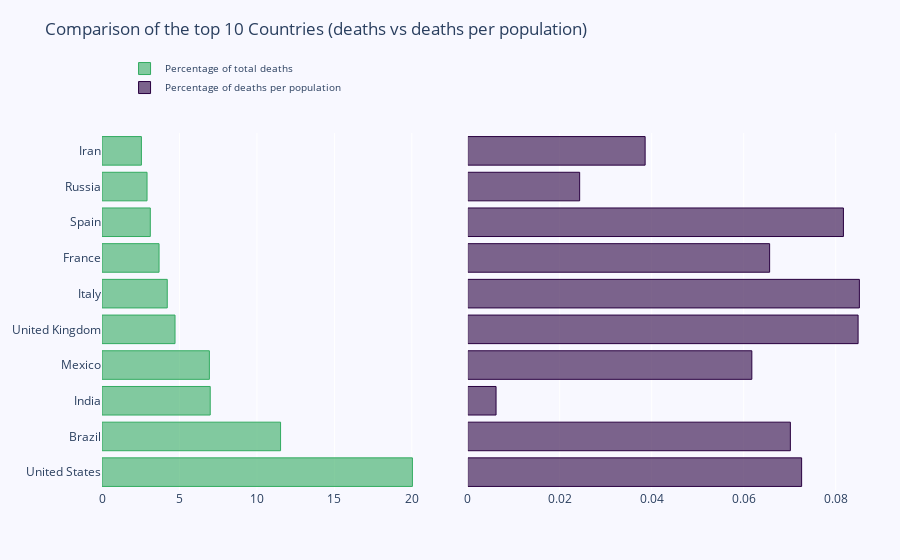

The notebook cell saved with this chart:
### Code cell
import plotly.graph_objects as go
from plotly.subplots import make_subplots

import numpy as np

# Creating two subplots
fig = make_subplots(rows=1, cols=2, specs=[[{}, {}]], shared_xaxes=True,
                    shared_yaxes=False, vertical_spacing=0.001)

fig.append_trace(go.Bar(
    x=moreDeaths["percentage_deaths"][0:10],
    y=moreDeaths["location"][0:10],
    marker=dict(
        color='rgba(50, 171, 96, 0.6)',
        line=dict(
            color='rgba(50, 171, 96, 1.0)',
            width=1),
    ),
    name='Percentage of total deaths',
    orientation='h',
), 1, 1)

fig.append_trace(go.Bar(
    x=moreDeaths["deaths_population"][0:10],
    y=moreDeaths["location"][0:10],
    marker=dict(
        color='rgba(41, 0, 64, 0.6)',
        line=dict(
            color='rgba(41, 0, 64, 1.0)',
            width=1),
    ),
    name='Percentage of deaths per population',
    orientation='h',
), 1, 2)

fig.update_layout(
    title='Comparison of the top 10 Countries (deaths vs deaths per population)',
    yaxis=dict(
        showgrid=False,
        showline=False,
        showticklabels=True,
        domain=[0, 0.85],
    ),
    yaxis2=dict(
        showgrid=False,
        showline=True,
        showticklabels=False,
        domain=[0, 0.85],
    ),
    xaxis=dict(
        zeroline=False,
        showline=False,
        showticklabels=True,
        showgrid=True,
        domain=[0, 0.42],
    ),
    xaxis2=dict(
        zeroline=False,
        showline=False,
        showticklabels=True,
        showgrid=True,
        domain=[0.47, 1],
    ),

    legend=dict(x=0.029, y=1.038, font_size=10),
    margin=dict(l=100, r=20, t=70, b=70),
    paper_bgcolor='rgb(248, 248, 255)',
    plot_bgcolor='rgb(248, 248, 255)',
)

fig.show()

### Figure 1 — Plotly figure (JSON) as saved in the notebook; plotly's stock layout.template omitted (floating-point values rounded to 4 significant figures)
{"data": [{"marker": {"color": "rgba(50, 171, 96, 0.6)", "line": {"color": "rgba(50, 171, 96, 1.0)", "width": 1}}, "name": "Percentage of total deaths", "orientation": "h", "type": "bar", "x": [20.04, 11.53, 6.986, 6.932, 4.714, 4.212, 3.683, 3.118, 2.907, 2.544], "xaxis": "x", "y": ["United States", "Brazil", "India", "Mexico", "United Kingdom", "Italy", "France", "Spain", "Russia", "Iran"], "yaxis": "y"}, {"marker": {"color": "rgba(41, 0, 64, 0.6)", "line": {"color": "rgba(41, 0, 64, 1.0)", "width": 1}}, "name": "Percentage of deaths per population", "orientation": "h", "type": "bar", "x": [0.0726, 0.07015, 0.006174, 0.06177, 0.08487, 0.08515, 0.06564, 0.08168, 0.02435, 0.03858], "xaxis": "x2", "y": ["United States", "Brazil", "India", "Mexico", "United Kingdom", "Italy", "France", "Spain", "Russia", "Iran"], "yaxis": "y2"}], "layout": {"legend": {"font": {"size": 10}, "x": 0.029, "y": 1.038}, "margin": {"b": 70, "l": 100, "r": 20, "t": 70}, "paper_bgcolor": "rgb(248, 248, 255)", "plot_bgcolor": "rgb(248, 248, 255)", "title": {"text": "Comparison of the top 10 Countries (deaths vs deaths per population)"}, "xaxis": {"anchor": "y", "domain": [0, 0.42], "showgrid": true, "showline": false, "showticklabels": true, "zeroline": false}, "xaxis2": {"anchor": "y2", "domain": [0.47, 1], "showgrid": true, "showline": false, "showticklabels": true, "zeroline": false}, "yaxis": {"anchor": "x", "domain": [0, 0.85], "showgrid": false, "showline": false, "showticklabels": true}, "yaxis2": {"anchor": "x2", "domain": [0, 0.85], "showgrid": false, "showline": true, "showticklabels": false}}}
